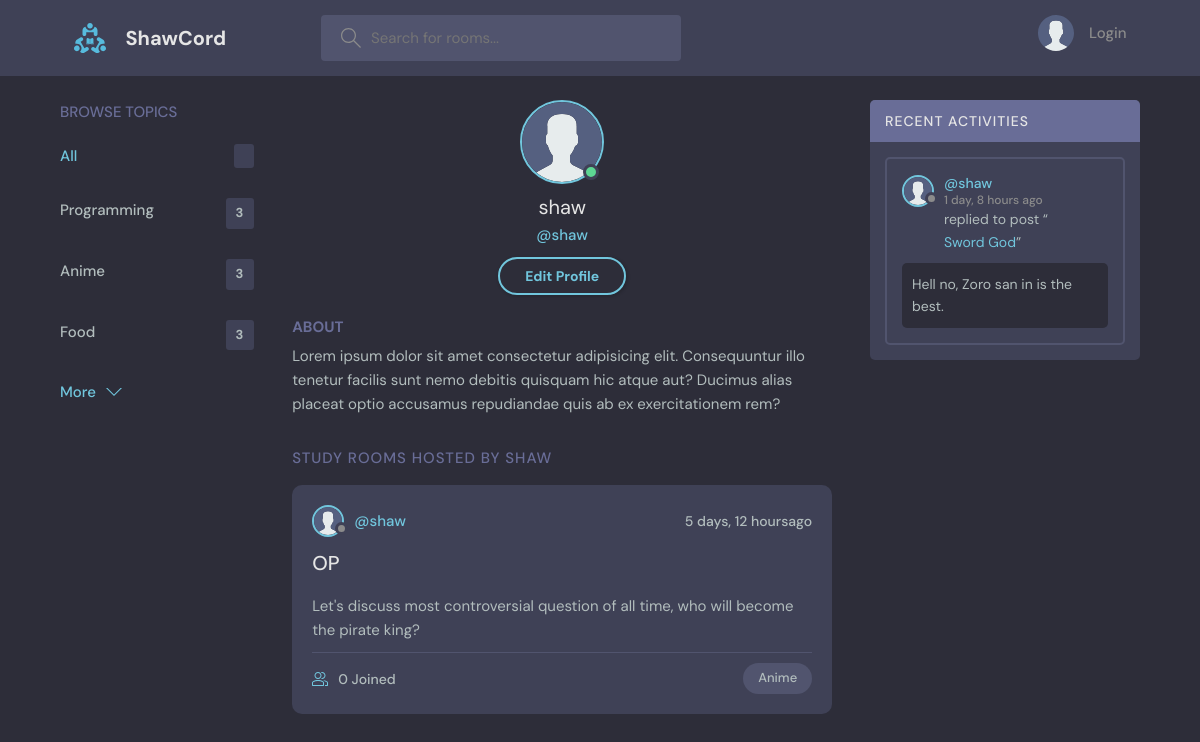
/profile/3, run on an earlier commit of the app's database.
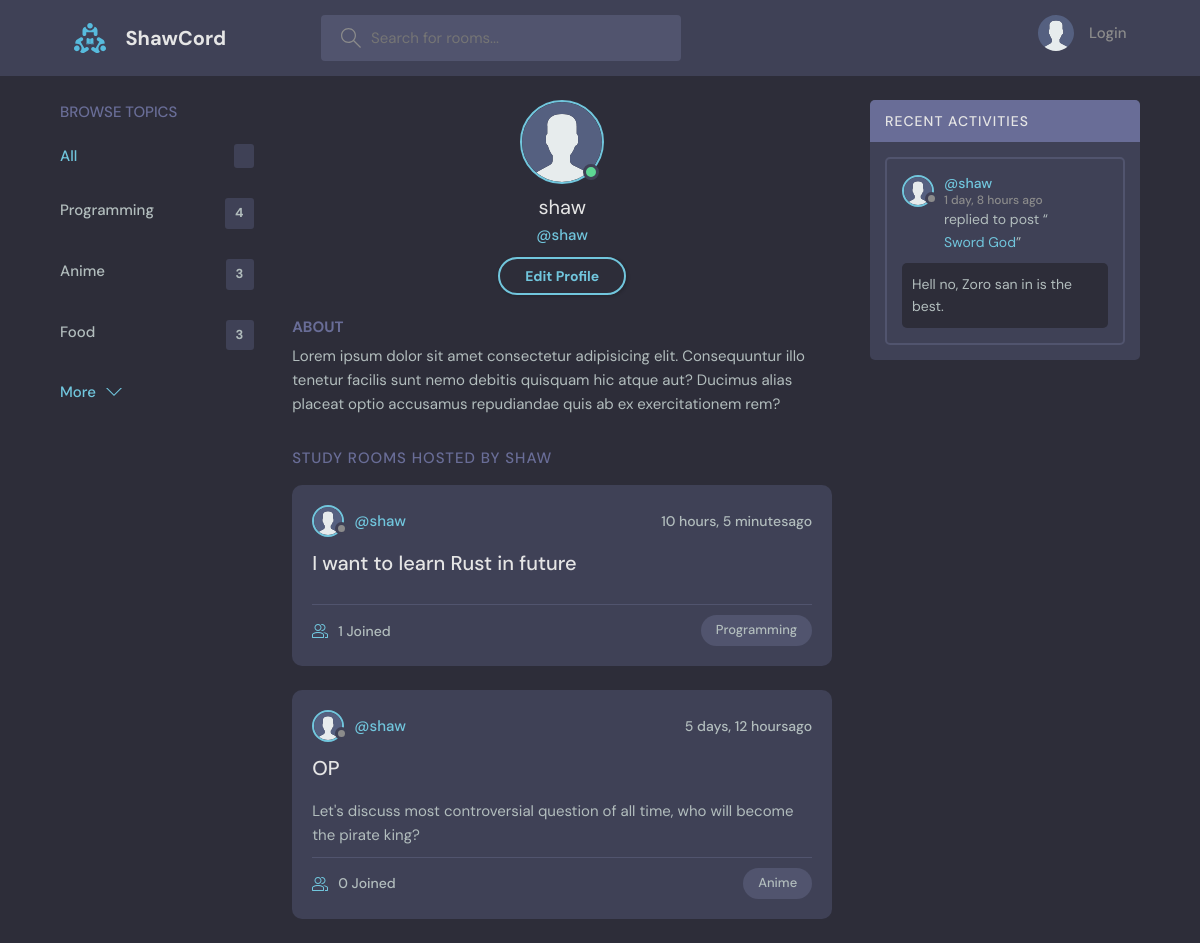
And on a later commit of the database.
### base/models.py (models this page shows, shortened)
class Topic(models.Model):
    name = models.CharField(max_length=200)

class Room(models.Model):
    host = models.ForeignKey(User, on_delete=models.SET_NULL, null=True)
    topic = models.ForeignKey(Topic, on_delete=models.SET_NULL, null=True)
    participants = models.ManyToManyField(User, blank=True, related_name='participants')
    name = models.CharField(max_length=200)
    description = models.TextField(null=True, blank=True)
    created_at = models.DateTimeField(auto_now_add=True)
    updated_at = models.DateTimeField(auto_now=True)
    class Meta:
        ordering = ('-updated_at','-created_at')
    def __str__(self):
        return self.name

class Message(models.Model):
    user = models.ForeignKey(User, on_delete=models.CASCADE)
    body = models.TextField()
    room = models.ForeignKey(Room, on_delete=models.CASCADE)
    created_at = models.DateTimeField(auto_now_add=True)
    updated_at = models.DateTimeField(auto_now=True)
    class Meta:
        ordering = ('-updated_at','-created_at')

### base/views.py (the view)
# urls.py: path('profile/<str:pk>', views.UserProfile, name='userProfile'),
def UserProfile(request, pk):
    user = User.objects.get(id=pk)
    rooms = user.room_set.all()
    room_messages = user.message_set.all()
    topics = Topic.objects.all()
    context = {'user': user, 'rooms': rooms, 'room_messages': room_messages, 'topics': topics}
    return render(request, 'profile.html', context)

### templates/profile.html
{% extends 'main.html' %}
{% load static %}
{% block content %}
  <main class="profile-page layout layout--3">
    <div class="container">
      {% include 'topics_component.html' %}
      <div class="roomList">
        <div class="profile">
          <div class="profile__avatar">
            <div class="avatar avatar--large active">
              <img src="{% static 'assets/avatar.svg' %}" />
            </div>
          </div>
          <div class="profile__info">
            <h3>{{user.username}}</h3>
            <p>@{{user.username}}</p>
            <a href="edit-user.html" class="btn btn--main btn--pill">Edit Profile</a>
          </div>
          <div class="profile__about">
            <h3>About</h3>
            <p>
              Lorem ipsum dolor sit amet consectetur adipisicing elit. Consequuntur illo tenetur
              facilis sunt nemo debitis quisquam hic atque aut? Ducimus alias placeat optio
              accusamus repudiandae quis ab ex exercitationem rem?
            </p>
          </div>
        </div>
        <div class="roomList__header">
          <div>
            <h2>Study Rooms Hosted by {{user.username}}</h2>
          </div>
        </div>
        {% include 'feed_component.html' %}
      </div>
      {% include 'activity_component.html' %}
    </div>
  </main>
{% endblock content %}

### templates/topics_component.html (shortened to what this page needs)
<div class="topics">
      <div class="topics__header">
        <h2>Browse Topics</h2>
      </div>
      <ul class="topics__list">
        <li>
          <a href="{% url 'home' %}" class="active">All <span>{{room_count}}</span></a>
        </li>
        {% for topic in topics %}
          <li>
            <a href="{% url 'home' %}?q={{topic.name}}">{{topic.name}} <span>{{topic.room_set.all.count}}</span></a>
          </li>
        {% endfor %}
      </ul>
      <a class="btn btn--link" href="topics.html">
        More
        <svg version="1.1" xmlns="http://www.w3.org/2000/svg" width="32" height="32" viewBox="0 0 32 32">
          <title>chevron-down</title>
          <path d="M16 21l-13-13h-3l16 16 16-16h-3l-13 13z"></path>
        </svg>
      </a>
  </div>

### templates/feed_component.html (shortened to what this page needs)
{% load static %}
{% for room in rooms %}
  <div class="roomListRoom">
    <div class="roomListRoom__header">
      <a href="{% url 'userProfile' room.host.id %}" class="roomListRoom__author">
        <div class="avatar avatar--small">
          <img src="{% static 'assets/avatar.svg' %}" />
        </div>
        <span>@{{room.host.username}}</span>
      </a>
      <div class="roomListRoom__actions">
        <span>{{room.created_at | timesince}}ago</span>
      </div>
    </div>
    <div class="roomListRoom__content">
      <a href="{% url 'room' room.id %}">{{room.name}}</a>
      <p>
        {{room.description}}
      </p>
    </div>
    <div class="roomListRoom__meta">
      <a href="{% url 'room' room.id %}" class="roomListRoom__joined">
        {{room.participants.all.count}} Joined
      </a>
      <p class="roomListRoom__topic">{{room.topic.name}}</p>
    </div>
  </div>
{% endfor %}

### templates/activity_component.html (shortened to what this page needs)
{% load static %}
<div class="activities">
  <div class="activities__header">
    <h2>Recent Activities</h2>
  </div>
  {% for message in room_messages %}
    <div class="activities__box">
      <div class="activities__boxHeader roomListRoom__header">
        <a href="{% url 'userProfile' message.user.id %}" class="roomListRoom__author">
          <div class="avatar avatar--small">
            <img src="{% static 'assets/avatar.svg' %}" />
          </div>
          <p>
            @{{message.user}}
            <span>{{message.created_at|timesince}} ago</span>
          </p>
        </a>
      </div>
      <div class="activities__boxContent">
        <p>replied to post “<a href="{% url 'room' message.room.id %}">{{message.room}}</a>”</p>
        <div class="activities__boxRoomContent">
         {{message.body}}
        </div>
      </div>
    </div>
  {% endfor %}
</div>

What changed in the data, as far as the page shows it:
computed for Topic "Programming": room_set.all.count "3" → "4"
added Room: host.username "shaw", created_at "10 hours, 5 minutes", name "I want to learn Rust in future", participants.all.count "1", topic.name "Programming"
